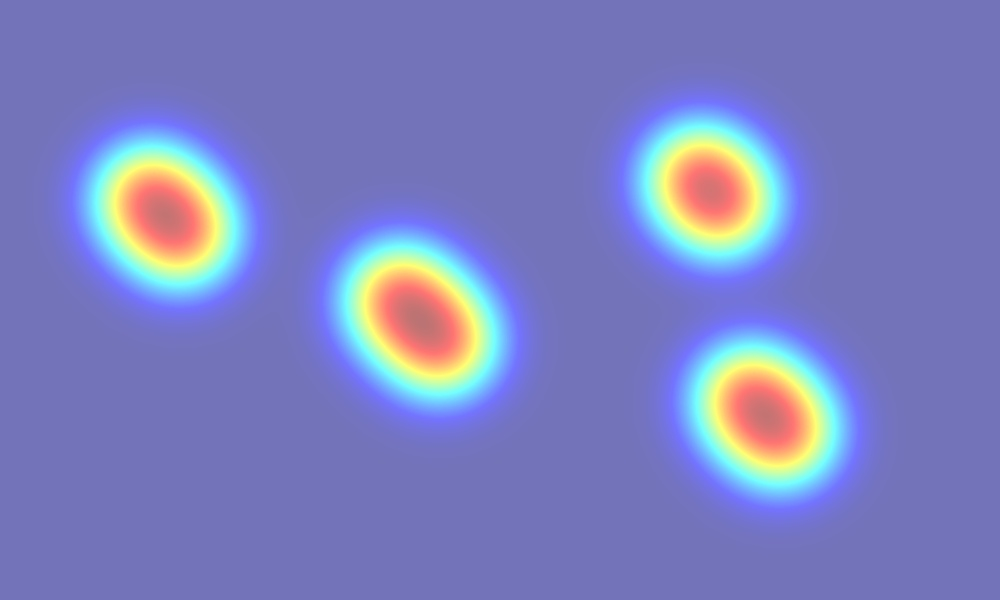
#> input picture backend/app/heatmaps/store_heatmap.jpg, 1000 x 600 px
$ python -i heatmap_service.py   (imports and definitions only)
#> lines starting #> are read from the running program, lines starting #| are printed output that depends on the picture
#> further down, picture is the input picture: shape (600, 1000, 3); mean B, G, R 191.9, 129, 124.7
import os
import cv2
import numpy as np


class HeatmapService:

    def __init__(self):

        self.points = []

        self.output_folder = "heatmaps"

        os.makedirs(self.output_folder, exist_ok=True)


    def add_point(self, x, y):

        self.points.append((int(x), int(y)))


    def generate_heatmap(self, frame):

        height, width = frame.shape[:2]
#> height = 600; width = 1000

        heat = np.zeros((height, width), dtype=np.float32)

        for x, y in self.points:

            if 0 <= x < width and 0 <= y < height:

                heat[y, x] += 1
#> heat: shape (600, 1000) float32; every value is 0

        heat = cv2.GaussianBlur(
            heat,
            (51, 51),
            0
        )

        heat = cv2.normalize(
            heat,
            None,
            0,
            255,
            cv2.NORM_MINMAX
        )

        heat = heat.astype(np.uint8)

        heat_color = cv2.applyColorMap(
            heat,
            cv2.COLORMAP_JET
        )
#> heat: shape (600, 1000); every value is 0

        overlay = cv2.addWeighted(
            frame,
            0.6,
            heat_color,
            0.4,
            0
        )
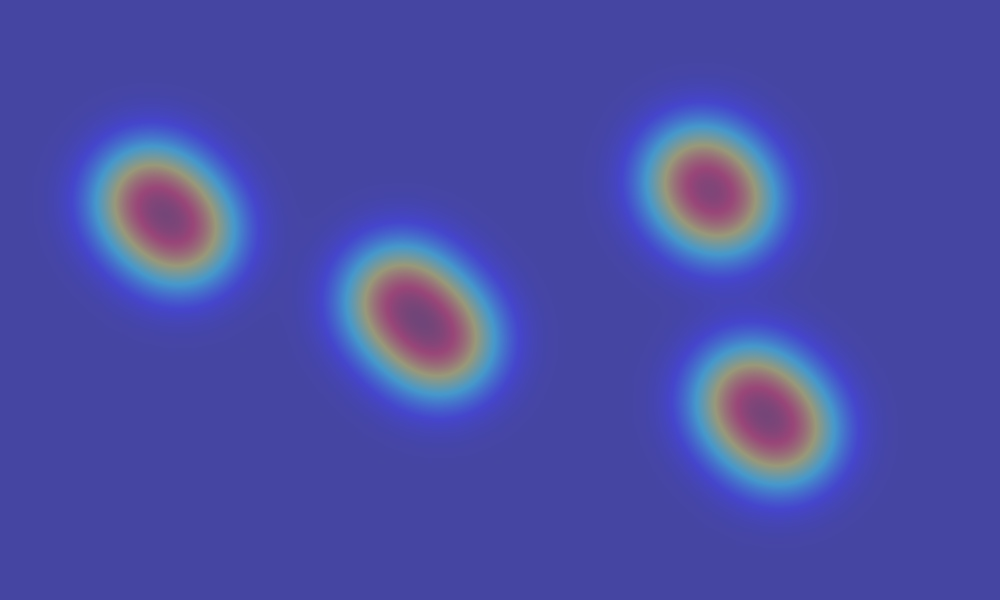
#> overlay: shape (600, 1000, 3); mean B, G, R 166.2, 77.4, 74.8

        output = os.path.join(
            self.output_folder,
            "store_heatmap.png"
        )

        cv2.imwrite(output, overlay)

        return output


heatmap_service = HeatmapService()

>>> import cv2
>>> picture = cv2.imread('../heatmaps/store_heatmap.jpg')
>>> result = HeatmapService().generate_heatmap(picture)
#> result = 'heatmaps/store_heatmap.png'
